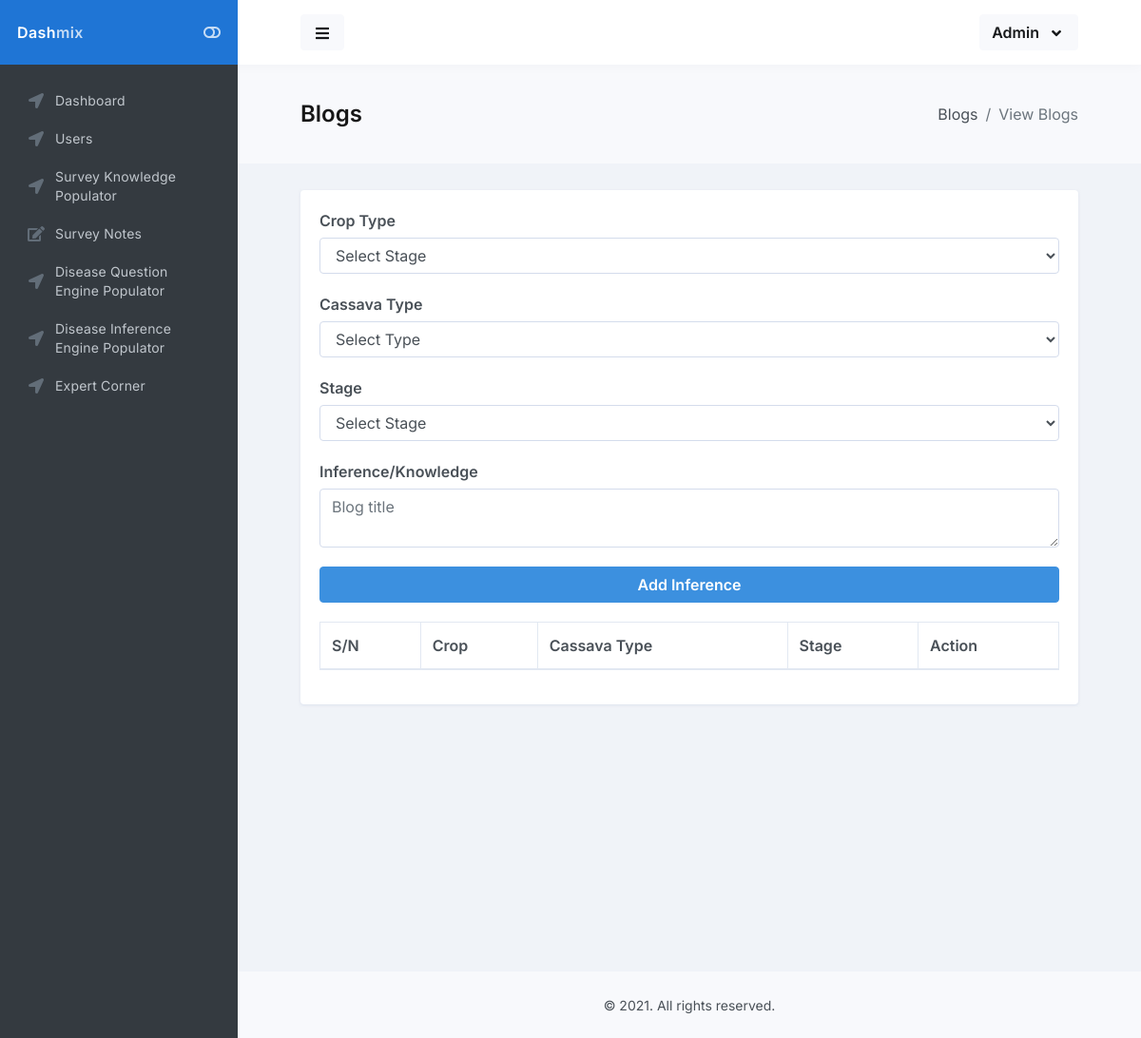
The page /admin/survey_knowledge_base.php on the database as committed earlier.
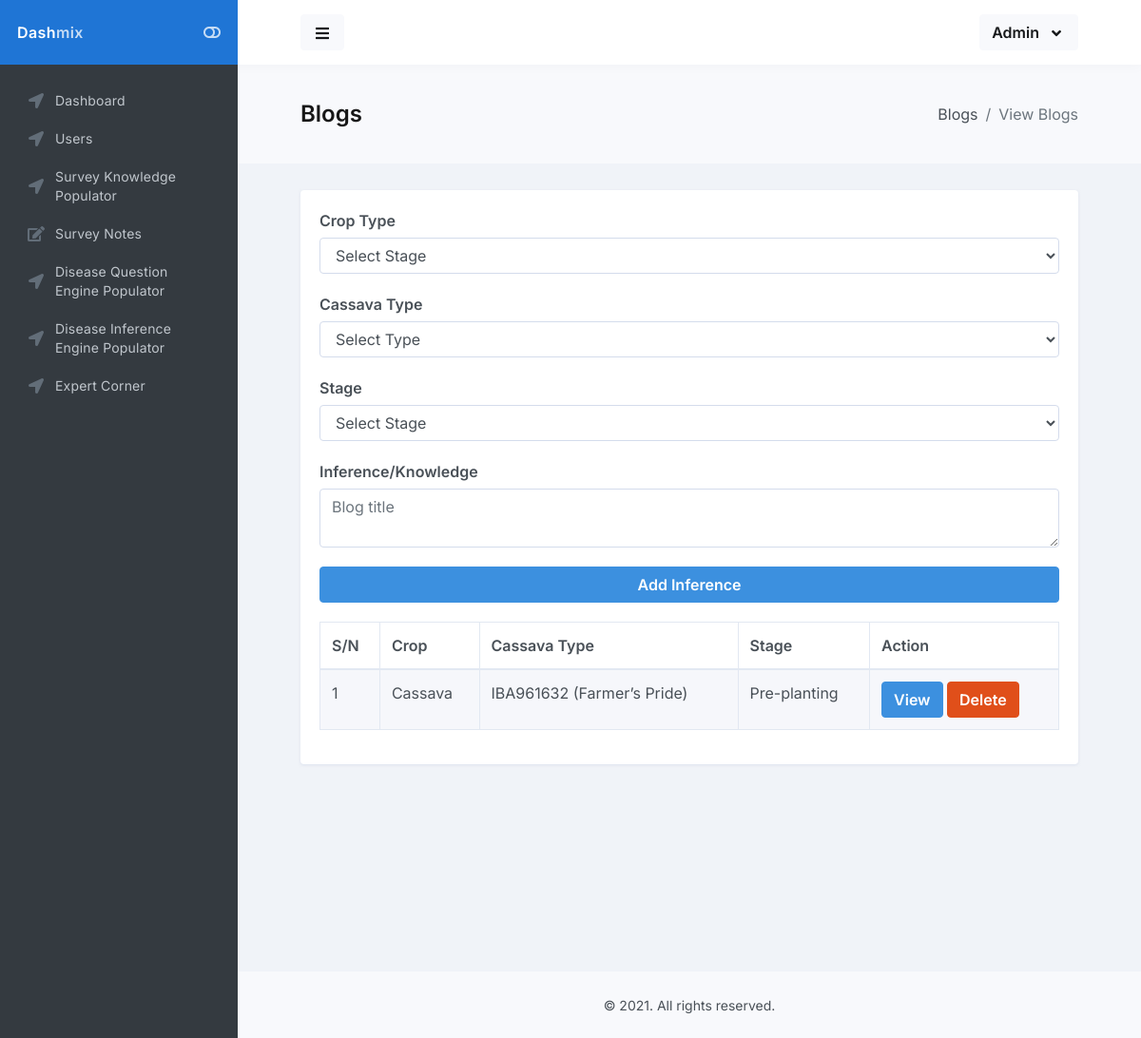
The same page on the database as committed later.
### tables this page shows
CREATE TABLE IF NOT EXISTS `survey_solutions` (
  `solution_id` int(11) NOT NULL AUTO_INCREMENT,
  `crop_id` int(11) NOT NULL,
  `cassava_type` int(11) NOT NULL,
  `stage` int(11) NOT NULL,
  `solution` longtext NOT NULL,
  PRIMARY KEY (`solution_id`)
);

CREATE TABLE IF NOT EXISTS `crop` (
  `crop_id` int(11) NOT NULL AUTO_INCREMENT,
  `crop` varchar(100) NOT NULL,
  PRIMARY KEY (`crop_id`)
);

CREATE TABLE IF NOT EXISTS `cassava_varieties` (
  `cassava_id` int(11) NOT NULL AUTO_INCREMENT,
  `cassava` varchar(150) NOT NULL,
  PRIMARY KEY (`cassava_id`)
);

### classes/DB.class.php (called while the page is built, shortened)
<?php
class DB{
    private $db_config = ['host'=>'localhost',
                          'username'=>'root',
                          'password'=>'',
                          'database'=>'expert',
                          'charset'=>'utf8mb4'];
    public $pdo;
    public $query;
    public function __construct()
    {
        $dsn = "mysql:host=".$this->db_config['host'].";dbname=".$this->db_config['database'].";charset=".$this->db_config['charset'];
        $options = [
            PDO::ATTR_ERRMODE            => PDO::ERRMODE_EXCEPTION,
            PDO::ATTR_DEFAULT_FETCH_MODE => PDO::FETCH_ASSOC,
            PDO::ATTR_EMULATE_PREPARES   => false,
        ];
        try {
            $this->pdo = new PDO($dsn, $this->db_config['username'], $this->db_config['password'], $options);
        } catch (\PDOException $e) {
            throw new \PDOException($e->getMessage(), (int)$e->getCode());
        }
    }
    public function queryStatement($statement, $value = [])
    {
        $this->query = $this->pdo->prepare($statement);
        if($this->query){
            return $this->query->execute($value);
        }else{
            return false;
        }
    }
    public function fALL()
    {
        $fetch_all_data = $this->query->fetchAll(PDO::FETCH_OBJ);
        if($fetch_all_data)
        {
            return $fetch_all_data;
        }else{
            return false;
        }
    }
}

### classes/Survey.class.php (called while the page is built, shortened)
<?php
class Survey extends DB
{
    public function get_all_survey_knowledge(){
        $arr =  [];
        $query = PARENT::queryStatement("SELECT * FROM `survey_solutions` LEFT JOIN crop ON survey_solutions.crop_id = crop.crop_id LEFT JOIN cassava_varieties ON survey_solutions.cassava_type = cassava_varieties.cassava_id", $arr);
        return PARENT::fALL();
    }
}

### admin/survey_knowledge_base.php (the view, shortened to what the changed rows need)
<?php
include "includes/header.php";
?>
<main id="main-container">
    <div class="bg-body-light">
        <div class="content content-full">
            <div class="d-flex flex-column flex-sm-row justify-content-sm-between align-items-sm-center">
                <h1 class="flex-sm-fill font-size-h3 font-w900 mt-2 mb-0 mb-sm-2">Blogs</h1>
            </div>
        </div>
    </div>
    <div class="content">
        <div class="block block-rounded">
            <div class="block-content block-content-full">
                <div class="row">
                    <div class="col-md-12">
                <table class="table table-bordered table-striped js-dataTable-full" style="width: 100%">
                    <thead>
                        <tr>
                            <th>S/N</th>
                            <th>Crop</th>
                            <th>Cassava Type</th>
                            <th>Stage</th>
                            <th>Action</th>
                        </tr>
                    </thead>
                    <tbody>
                        <tr>
                        <?php
                        $count = 1;
                        $all_content = $survey->get_all_survey_knowledge();
                        $process = ['Pre-planting', 'Planting', 'Post-Planting'];
                        if(is_array($all_content)){
                            foreach ($all_content as $all_content) {?>
                                <td><?= $count++ ?></td>
                                <td><?= $all_content->crop ?></td>
                                <td><?= $all_content->cassava ?></td>
                                <td><?= $process[$all_content->stage] ?></td>
                                <td><a class="btn btn-info" href="view-survey-knowledge.php?knowledge_id=<?= $all_content->solution_id?>">View</a> <a class="btn btn-danger" href="api/delete-survey-inference.php?knowledge_id=<?= $all_content->solution_id?>">Delete</a></td>
                            </tr>
                        <?php }}?>
                    </tbody>
                </table>
                    </div>
                </div>
            </div>
        </div>
    </div>
</main>
<?php
include "includes/footer.php";
?>

Rows that differ between the two databases and show on the page:
added survey_solutions: crop.crop "Cassava", cassava_varieties.cassava "IBA961632 (Farmer’s Pride)", stage "Pre-planting"
